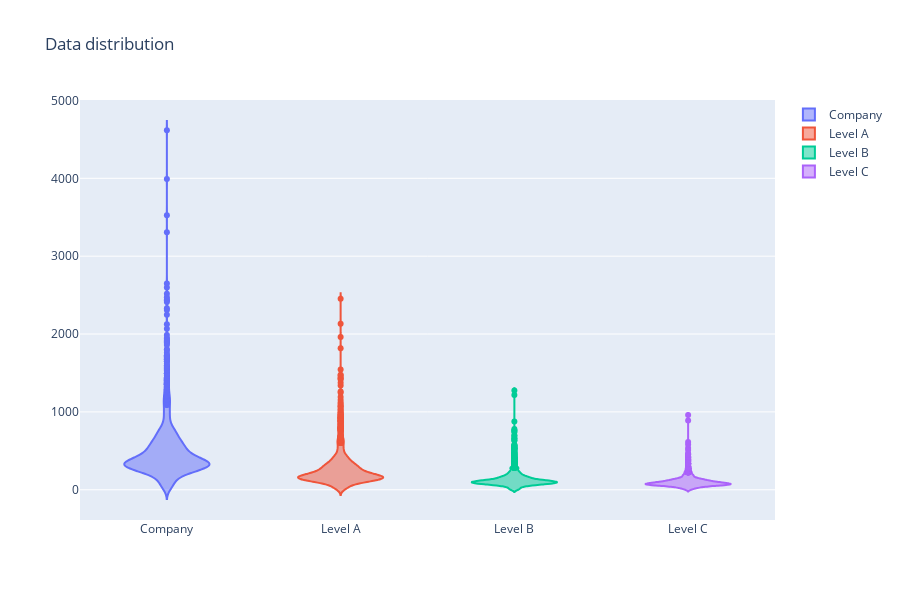

This figure's notebook cell:
### Code cell
# violin plots: company, groups, stores

fig = go.Figure()
fig.add_trace(go.Violin(y=ts_company, name='Company'))
fig.add_trace(go.Violin(y=df_lev['A'], name='Level A'))
fig.add_trace(go.Violin(y=df_lev['B'], name='Level B'))
fig.add_trace(go.Violin(y=df_lev['C'], name='Level C'))

fig.update_layout(yaxis_zeroline=False, height=600, title='Data distribution')
fig.show()

### Figure 1 — Plotly figure (JSON) as saved in the notebook; plotly's stock layout.template omitted (floating-point values rounded to 4 significant figures; data arrays with more than 128 entries replaced by an {"elided": "..."} marker saying what was removed)
{"data": [{"name": "Company", "type": "violin", "y": {"elided": "1274 float values"}}, {"name": "Level A", "type": "violin", "y": {"elided": "1274 float values"}}, {"name": "Level B", "type": "violin", "y": {"elided": "1274 float values"}}, {"name": "Level C", "type": "violin", "y": {"elided": "1274 float values"}}], "layout": {"height": 600, "title": {"text": "Data distribution"}, "yaxis": {"zeroline": false}}}
